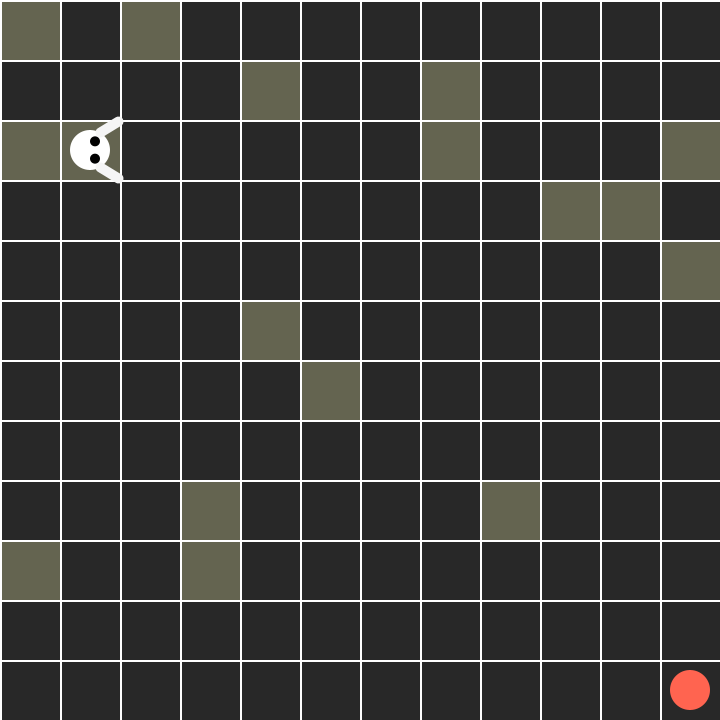
Frame 1 (no input)
Frame 60 (the mouse pressed at the canvas centre just before this capture): identical to frame 1, image omitted
Frame 120 (the mouse held since frame 60 and released just before this capture): identical to frame 1, image omitted

The Processing sketch that drew this single still picture (run headless with seeded random() and noise(); from frame 60 on, the mouse is pressed at the canvas centre):

// Processing sketch: myRobotWorld
// ── myRobotWorld.pde
World myRobotWorld;  //Set myRobotWorld as object of World
void setup() {
  size(720, 720);
  myRobotWorld = new World(12, 12);     //Instance World that have 12*12 size
}

void draw() {
  background(40);  //Draw black background
  noStroke();
  myRobotWorld.drawLine();      //Draw World line
  myRobotWorld.drawWorld();     //Draw all of World
}

class Robot {
  int row, column, size;     //Set row, column, size as attribute
  float heightPerBlock, widthPerBlock, radian;  //Set height,wieght per block and degree as attribute

  Robot(int row, int column, int size, float widthPerBlock, float heightPerBlock) {
    radian = 0;                //set start degree is 0 radian
    this.row = row;
    this.column = column;
    this.size = size;
    this.widthPerBlock = widthPerBlock;
    this.heightPerBlock = heightPerBlock;
  }

  void move(int args) {    //move method to move row with args
     if (cos(radian)==1 || cos(radian) == -1 ) {
       print(row);
       row += args;
     } else if (sin(radian)==-1 || sin(radian)==1) {
       column += args;
     }
   }

   void turn(int args) {   //turn method to turn column with args
     radian += asin(args);  //calculate new degree
   }

  void drawRobot() {   //draw robot
    fill(255);
    ellipse(widthPerBlock*row + widthPerBlock/2, heightPerBlock*column + heightPerBlock/2, size, size);
    stroke(245);
    strokeWeight(10);
    line(widthPerBlock*row + widthPerBlock/2+cos(radian-PI/3)*size/2, heightPerBlock*column + heightPerBlock/2+sin(radian-PI/3)*size/2,
      widthPerBlock*row + widthPerBlock/2+cos(radian-PI/4)*(size), heightPerBlock*column + heightPerBlock/2+sin(radian-PI/4)*size);
    line(widthPerBlock*row + widthPerBlock/2+cos(radian+PI/3)*size/2, heightPerBlock*column + heightPerBlock/2+sin(radian+PI/3)*size/2,
      widthPerBlock*row + widthPerBlock/2+cos(radian+PI/4)*(size), heightPerBlock*column + heightPerBlock/2+sin(radian+PI/4)*size);
    noStroke();
    fill(0);
    ellipse(widthPerBlock*row + widthPerBlock/2+cos(radian-PI/3)*size/4, heightPerBlock*column + heightPerBlock/2+sin(radian-PI/3)*size/4, size/4, size/4);
    ellipse(widthPerBlock*row + widthPerBlock/2+cos(radian+PI/3)*size/4, heightPerBlock*column + heightPerBlock/2+sin(radian+PI/3)*size/4, size/4, size/4);
  }

  int getRow() {
    return row;
  }

  int getColumn() {
    return column;
  }
}

class Wall {
  int row, column, size;      //Set row, column, size as attribute
  float widthPerBlock, heightPerBlock;  //Set width,height per block as attribute


  Wall(int row, int column, int size, float widthPerBlock, float heightPerBlock) {
    this.row = row;
    this.column = column;
    this.size = size;
    this.widthPerBlock = widthPerBlock;
    this.heightPerBlock = heightPerBlock;
  }

  void drawWall() {
    fill(100, 100, 80);
    rect(widthPerBlock*row+2, heightPerBlock*column+2, widthPerBlock-2, heightPerBlock-2);    //fill the block
  }

  int getRow() {
    return row;
  }

  int getColumn() {
    return column;
  }
}

class Objective {
  int row, column, size; //Set row, column, size as attribute
  float widthPerBlock, heightPerBlock;  //Set width,height per block as attribute

  Objective(int row, int column, int size, float widthPerBlock, float heightPerBlock) {
    this.row = row;
    this.column = column;
    this.size = size;
    this.widthPerBlock = widthPerBlock;
    this.heightPerBlock = heightPerBlock;
  }


  void drawObjective() {
    fill(255, 100, 80); //fill red
    ellipse(widthPerBlock*row + widthPerBlock/2, heightPerBlock*column + heightPerBlock/2, size, size); //draw circle object
  }

  int getRow() {
    return row;
  }

  int getColumn() {
    return column;
  }
}

class World {
  int row, column; //set row, column as attribute
  float widthPerBlock;  //set height,width as attribute
  float heightPerBlock;
  Robot myRobot;        //set myRobot that is Robot object as attribute
  Objective myObjective;  //set myObject that is Objective object as attribute
  Wall[] myWall;         //set myWall that is Wall[] object as attribute

  World(int row, int column) {
    this.row = row;
    this.column = column;
    heightPerBlock = height/column; //calculate height,width per block
    widthPerBlock = width/row;

    myRobot = new Robot(1, 2, 40, widthPerBlock, heightPerBlock);    //instance myRobot at 1,2 size =40 ,and send width,heigh per block
    myObjective =  new Objective(11, 11, 40, widthPerBlock, heightPerBlock); //instance myObject at 11,11 size =40 ,and send width,heigh per block
    myWall = new Wall[20];  //Initialization Wall array
    for (int i=0; i<20; i++) {
      myWall[i] = new Wall((int)random(0, 12), (int)(random(0, 11)), 40, widthPerBlock, heightPerBlock); //random wall position
    }

  }

  void drawLine() { //draw line
    fill(255);
    for (int i = 0; i<=row; i++) {
      rect(widthPerBlock*i, 0, 2, height);  //draw horizontal line
    }
    for (int j = 0; j<=column; j++) {
      rect(0, heightPerBlock*j, width, 2);  //draw vertical line
    }
  }

  void drawWorld() {
    for (Wall eachWall : myWall) {
      eachWall.drawWall();        //draw each wall
    }
    myObjective.drawObjective();    //draw objective
    myRobot.drawRobot();     //draw robot
  }

  void updateWorld(){
  }

  boolean targetCheck(){
    return true;
  }
}
